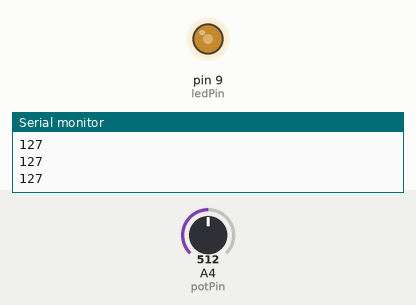
Bench run of a sketch on a simulated Arduino Uno, built with avr-gcc and run on an emulated ATmega328P. Shown: output pins drawn as LEDs (lit = HIGH), the last lines printed to the serial monitor. The test bench sets the inputs (shaded band); at power-on: A4 (potPin) = 512.

Above: at 1.2 s.
1.3 s: A4 (potPin) set to 716
At 2.2 s:
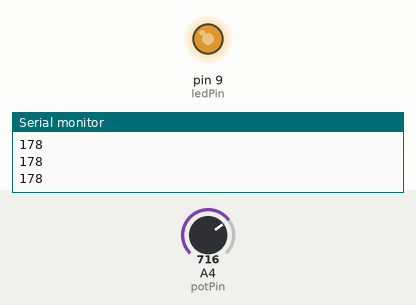
2.8 s: A4 (potPin) set to 900
At 3.5 s:
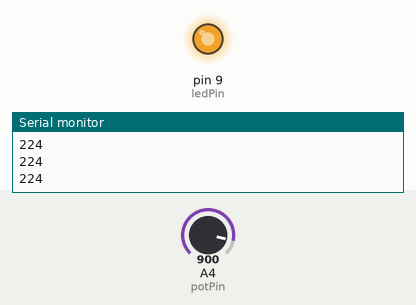
4.3 s: A4 (potPin) set to 122
At 4.8 s:
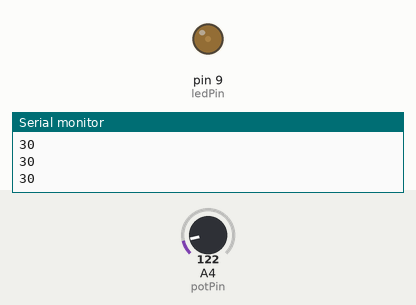
5.8 s: A4 (potPin) set to 0
At 6.1 s:
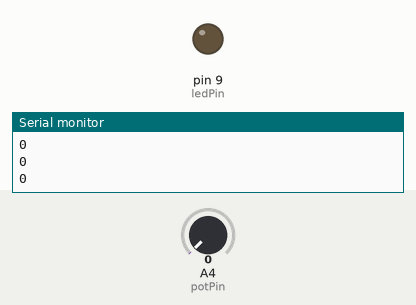
7.3 s: A4 (potPin) set to 511
At 8.4 s:
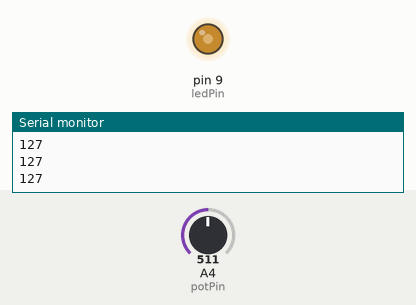
Timing chart, 0 to 9.8 s (numbered marks = the images above; inputs shaded):
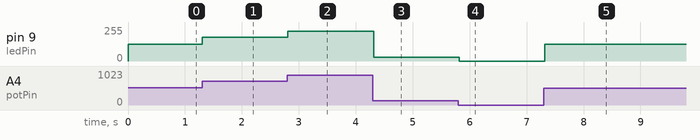

The sketch:

2_Potentiometer_LED_CODE.ino
```cpp
const int potPin = A4;
const int ledPin = 9;
void setup() {
    Serial.begin(9600);
    pinMode(ledPin, OUTPUT);
    pinMode(potPin, INPUT);
}

void loop() {
    int potValue = analogRead(potPin);
    int pwm = map(potValue, 0, 1023, 0, 255); // mapping values
    Serial.println(pwm);
    analogWrite(ledPin, pwm);

    delay(20);
}
```

Measured:
- after the input at 1.3 s, pin 9 (ledPin): 127/255 → 178/255 at once
- after the input at 2.8 s, pin 9 (ledPin): 178/255 → 224/255 at once
- after the input at 4.3 s, pin 9 (ledPin): 224/255 → 30/255 at once
- after the input at 5.8 s, pin 9 (ledPin): 30/255 → 0/255 at once
- after the input at 7.3 s, pin 9 (ledPin): 0/255 → 127/255 at once
